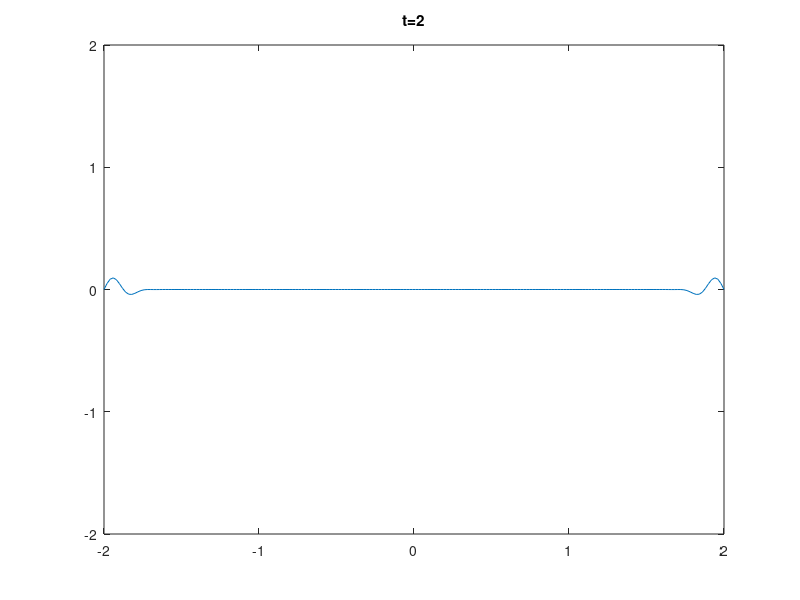

The MATLAB script that drew this image:
% Wave equation in 1D with finite differences time domain

nx = 200; % number of internal nodes

xs = [-2,2];
xxs = linspace(xs(1),xs(2),nx+2)';

dx = (xs(2)-xs(1))/(nx+1);

gx = xs(1)+(0:nx+1)*dx ;% grid in x

% source location
%isrc = nx/2;
% source time
t0 = 0.5;
bt = 100;
%src = @(t) sin(2*pi*t);
%src = @(t) -2*bt*(t-t0)*exp(-bt*(t-t0)^2)/sqrt(2*bt);

% number of time steps
nt = 600;

% mass density
rho=1;

% velocity
c=1;

% time interval
ts = [0,2];
dt = (ts(2)-ts(1))/nt;

% initialization (everything quiet)
p = exp(-100*xxs.^2);
u = zeros(nx+1,1);

% 
fprintf('  cfl=%d\n',c*dt/dx);

t = ts(1);
for i=1:nt,
 u = u - (dt/rho/dx)*(p(2:nx+2)-p(1:nx+1));
 p(2:nx+1) = p(2:nx+1) - (c^2*rho*dt/dx)*(u(2:nx+1)-u(1:nx));
 p(1)=0; p(nx+2)=0; % simple boundary conditions
 t = t + dt; % advance time
% if (t<=pi/2)
 % p(isrc) = src(t); % hard source
 %end;
 if (mod(i,4)==0)
  plot(gx,p); 
  axis([xs(1),xs(2),-2,2]);
  title(sprintf('t=%d\n',t));
  pause(0.1)
 end;
end;
